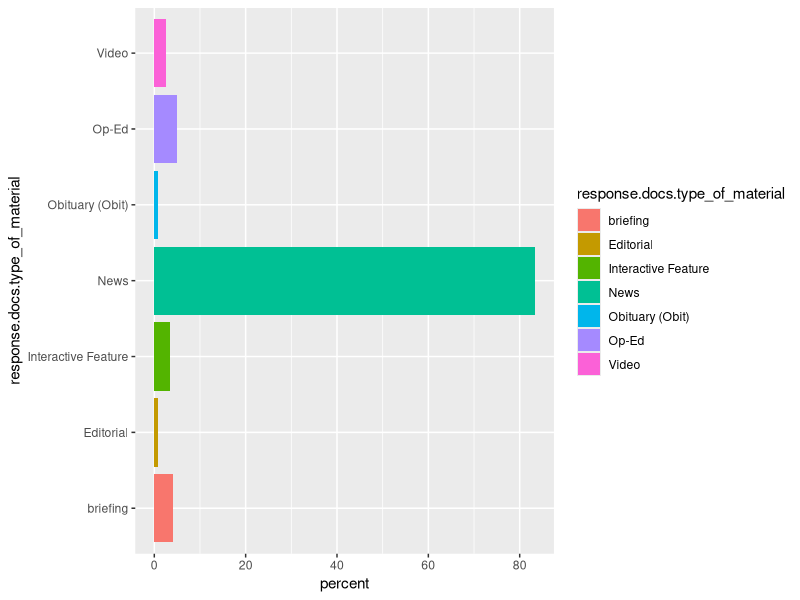
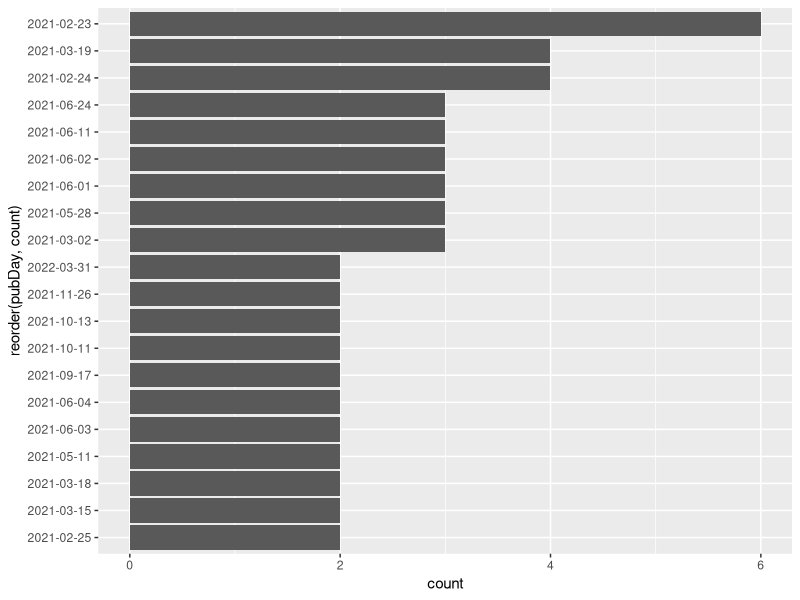
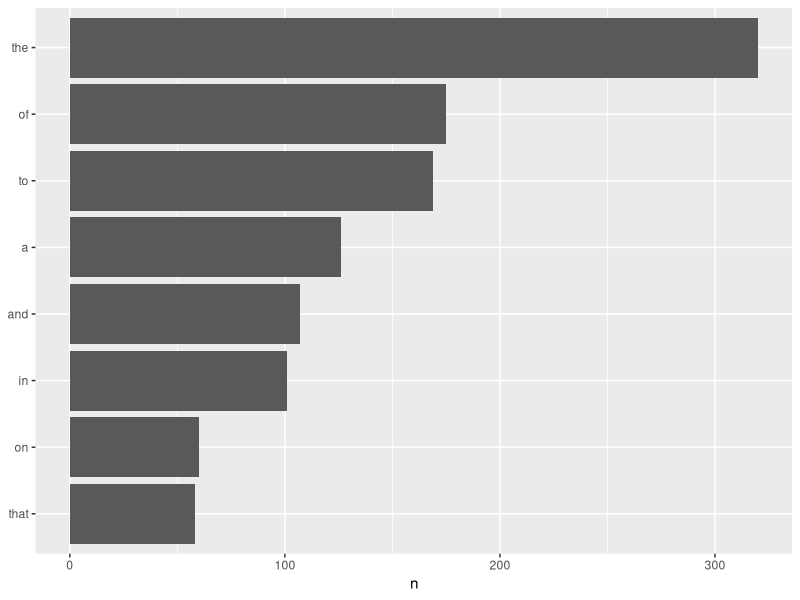
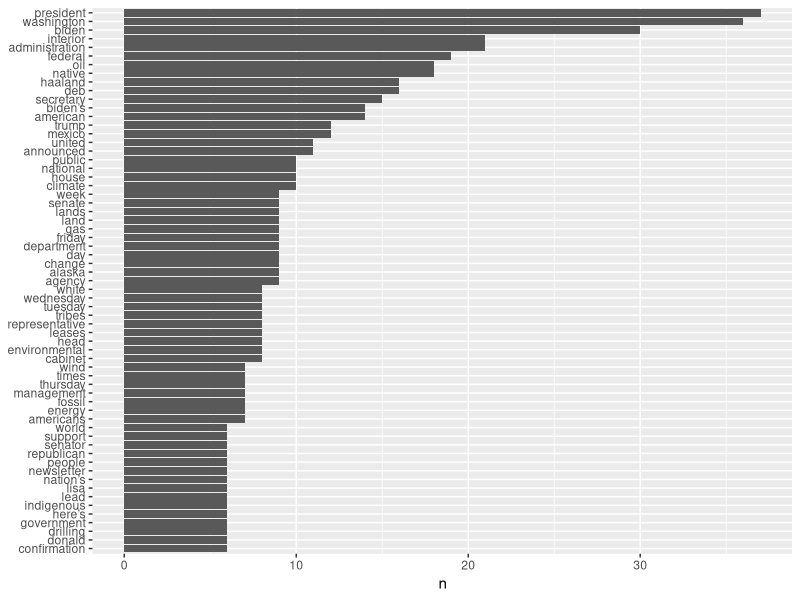

The R source for these figures, in order:
## ---- chunk 1
knitr::opts_chunk$set(echo = TRUE)
## ---- chunk 2
library(jsonlite) #convert results from API queries into R-friendly formats 
library(tidyverse)
library(tidytext)
library(ggplot2)
## ---- chunk 3
term <- "Haaland" # Need to use + to string together separate words
begin_date <- "20210120"
end_date <- "20220401"

baseurl <- paste0("http://api.nytimes.com/svc/search/v2/articlesearch.json?q=",term,
                  "&begin_date=",begin_date,"&end_date=",end_date,
                  "&facet_filter=true&api-key=","NTKBHbsb6XFEkGymGumAiba7n3uBvs8V", sep="")

#examine our query url
baseurl
## ---- chunk 4
nytDat <- read.csv("nytDat.csv")

nytDat %>% 
  group_by(response.docs.type_of_material) %>%
  summarize(count=n()) %>%
  mutate(percent = (count / sum(count))*100) %>%
  ggplot() +
  geom_bar(aes(y=percent, x=response.docs.type_of_material, fill=response.docs.type_of_material), stat = "identity") + coord_flip()
## ---- chunk 5
nytDat %>%
  mutate(pubDay=gsub("T.*","",response.docs.pub_date)) %>%
  group_by(pubDay) %>%
  summarise(count=n()) %>%
  filter(count >= 2) %>%
  ggplot() +
  geom_bar(aes(x=reorder(pubDay, count), y=count), stat="identity") + coord_flip()
## ---- chunk 6
#The 6th column, "response.doc.lead_paragraph", is the one we want here
names(nytDat)
paragraph <- names(nytDat)[6]
tokenized <- nytDat %>%
  unnest_tokens(word, paragraph)

tokenized %>%
  count(word, sort = TRUE) %>%
  filter(n > 50) %>%
  mutate(word = reorder(word, n)) %>%
  ggplot(aes(n, word)) +
  geom_col() +
  labs(y = NULL)

data(stop_words)

tokenized <- tokenized %>%
  anti_join(stop_words)

tokenized %>%
  count(word, sort = TRUE) %>%
  filter(n > 5) %>%
  mutate(word = reorder(word, n)) %>%
  ggplot(aes(n, word)) +
  geom_col() +
  labs(y = NULL)
## ---- chunk 7
#inspect the list of tokens (words)
tokenized$word

clean_tokens <- str_replace_all(tokenized$word,"trib[a-z,A-Z]*","tribe") #stem tribe words
clean_tokens <- str_remove_all(clean_tokens, "[:digit:]") #remove all numbers
clean_tokens <- gsub("’s", '', clean_tokens)


## ---- chunk 8
